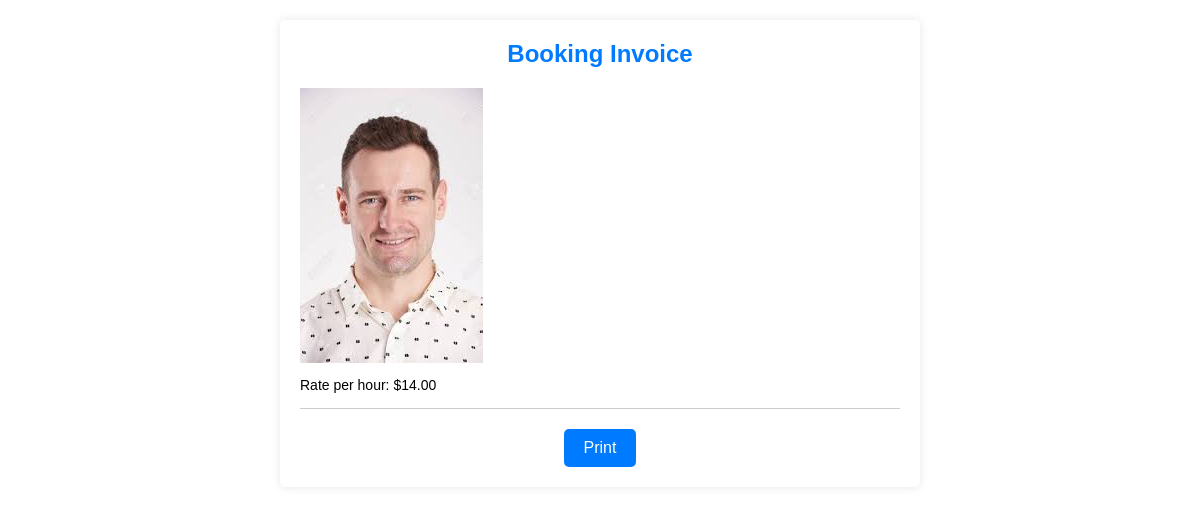
The page /babysitter/5 (signed in) on the database its author committed.
### app/models.py (models this page shows, shortened)
class Babysitter(models.Model):
    model = models.CharField(max_length=100)
    price_per_hour = models.DecimalField(max_digits=6, decimal_places=2)
    image = models.ImageField(upload_to='babysitter_images')
    created_by = models.ForeignKey(User, on_delete=models.CASCADE)
    is_booked = models.BooleanField(default=False)
    objects = BabysitterManager()

### app/views.py (the view)
# urls.py: path('babysitter/<int:pk>', booking_invoice, name='booking_invoice'),
@login_required(login_url="login")
def booking_invoice(request, pk):
    babysitter = get_object_or_404(Babysitter, pk=pk)
    if not babysitter.is_booked:
        babysitter.is_booked = True
        babysitter.save()
    context = {
        'babysitter': babysitter,
    }
    return render(request, 'app/invoice.html', context)

### app/templates/app/invoice.html (shortened to what this page needs)
<!DOCTYPE html>
<html>
<head>
</head>
<body>
  <div class="container">
    <h1 style="color: #007bff;">Booking Invoice</h1>
    <div class="product-details">
      <img src="{{ babysitter.image.url }}" alt="{{ babysitter.model }}">
      <p>Rate per hour: ${{ babysitter.price_per_hour }}</p>
    </div>
    <div class="button-container">
      <button id="print-button" class="print-button">Print</button>
    </div>
  </div>
</body>
</html>

### app/templates/app/invoice.html (style rules this page uses)
body { font-family: Arial, sans-serif; background-image: url('https://img.freepik.com/premium-vector/babysitter-nanny-services-care-baby-needs-play-with-children-flat-illustration_2175-8229.jpg?w=2000'); background-repeat: no-repeat; background-size: cover; padding: 20px; margin: 0; }
.container { max-width: 600px; margin: 0 auto; background-color: #fff; padding: 20px; border-radius: 5px; box-shadow: 0 0 10px rgba(0, 0, 0, 0.1); }
h1 { margin: 0; font-size: 24px; font-weight: bold; text-align: center; margin-bottom: 20px; color: #007bff; }
p { margin: 5px 0; }
.product-details { border-bottom: 1px solid #ccc; padding-bottom: 10px; margin-bottom: 20px; }
.product-details img { max-width: 100%; height: auto; }
.product-details p { font-size: 14px; }
.button-container { text-align: center; }
.print-button { background-color: #007bff; color: #fff; border: none; padding: 10px 20px; font-size: 16px; border-radius: 5px; cursor: pointer; }

### rows shown on the page
Babysitter: image (picture), price_per_hour "14.00"
